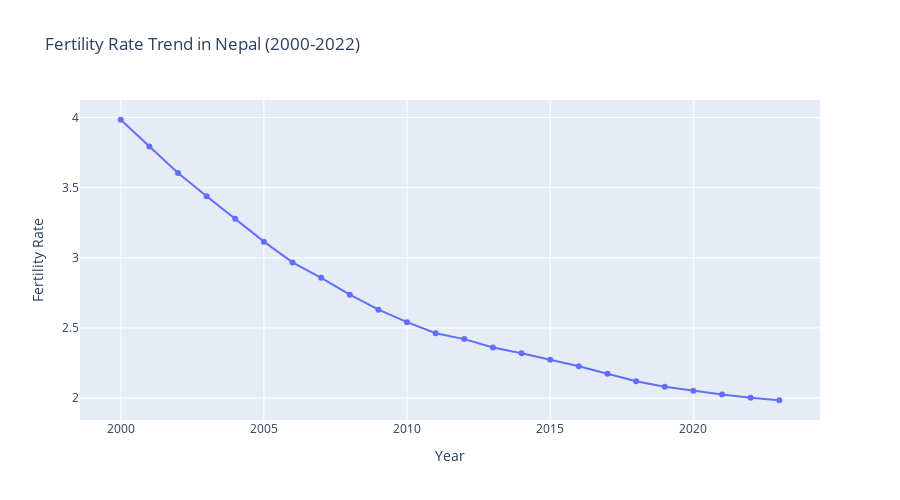

The code cell stored with this chart in its notebook:
### Code cell
numeric_cols = ['fertility_rate','adolescent_fert_rate','contraceptive_use','infant_mortality',
                'life_expectancy','gdp_per_capita','female_labor_participation','female_secondary_school','urban']

# Fertility Trend (Interactive)
fig = px.line(df_nepal, x='year', y='fertility_rate', 
              title='Fertility Rate Trend in Nepal (2000-2022)',
              markers=True)
fig.update_layout(xaxis_title='Year', yaxis_title='Fertility Rate')
fig.show()

### Figure 1 — Plotly figure (JSON) as saved in the notebook; plotly's stock layout.template omitted (floating-point values rounded to 4 significant figures)
{"data": [{"hovertemplate": "year=%{x}<br>fertility_rate=%{y}<extra></extra>", "legendgroup": "", "line": {"color": "#636efa", "dash": "solid"}, "marker": {"symbol": "circle"}, "mode": "lines+markers", "name": "", "orientation": "v", "showlegend": false, "type": "scatter", "x": [2000, 2001, 2002, 2003, 2004, 2005, 2006, 2007, 2008, 2009, 2010, 2011, 2012, 2013, 2014, 2015, 2016, 2017, 2018, 2019, 2020, 2021, 2022, 2023], "xaxis": "x", "y": [3.984, 3.793, 3.604, 3.439, 3.279, 3.115, 2.967, 2.857, 2.737, 2.63, 2.541, 2.462, 2.42, 2.36, 2.319, 2.273, 2.226, 2.173, 2.12, 2.08, 2.051, 2.025, 2.002, 1.984], "yaxis": "y"}], "layout": {"height": 500, "legend": {"tracegroupgap": 0}, "title": {"text": "Fertility Rate Trend in Nepal (2000-2022)"}, "width": 900, "xaxis": {"anchor": "y", "domain": [0, 1], "title": {"text": "Year"}}, "yaxis": {"anchor": "x", "domain": [0, 1], "title": {"text": "Fertility Rate"}}}}
